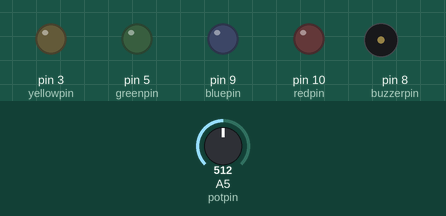
Simulated run of this sketch. Board: Arduino Uno, built with avr-gcc and run on an emulated ATmega328P. On the bench: output pins drawn as LEDs (lit = HIGH), buzzer (waves = sounding). Inputs (shaded band) come from the test bench; at power-on: A5 (potpin) = 512.

Above: at 3.3 s.
3.4 s: A5 (potpin) set to 122
At 5.3 s:
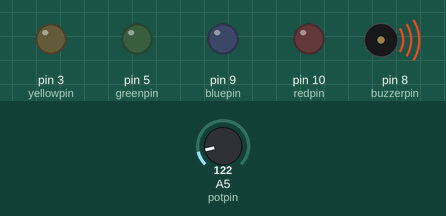
At 6.26 s:
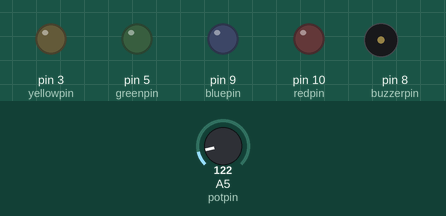
6.9 s: A5 (potpin) set to 0
Timing chart, 0 to 16.2 s (numbered marks = the images above; inputs shaded):
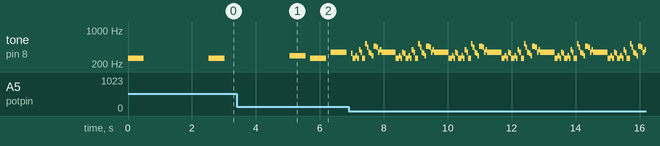

The sketch:

NguyenM_CSCI3511_Lab14PassiveBuzzer.ino
```cpp
#include "pitches.h"
int redpin = 10;
int bluepin = 9;
int greenpin = 5;
int yellowpin = 3;
int potpin = A5;


int buzzerpin = 8;
//notes in melody
int Freq[] = { NOTE_C4, NOTE_C4, NOTE_D4, NOTE_C4, NOTE_F4,
NOTE_E4, NOTE_C4, NOTE_C4, NOTE_D4, NOTE_C4, NOTE_G4,
NOTE_F4, NOTE_C4, NOTE_C4, NOTE_C5, NOTE_A4, NOTE_F4,
NOTE_E4, NOTE_D4, NOTE_AS4, NOTE_AS4, NOTE_A4, NOTE_F4,
NOTE_G4, NOTE_F4 };
int sizeOfFreq = sizeof(Freq)/sizeof(int);
int duration = 500;
int delayVal;

void setup() {
  // put your setup code here, to run once:
  pinMode(buzzerpin, OUTPUT);
  pinMode(redpin, OUTPUT);
  pinMode(bluepin, OUTPUT);
  pinMode(greenpin, OUTPUT);
  pinMode(yellowpin, OUTPUT);
}

void loop() {
  // put your main code here, to run repeatedly:
  for (int i = 0; i < sizeOfFreq; i++){
    int potvalue = analogRead(potpin);
    delayVal = map(potvalue, 0, 1023, 50, 5000);

    if (Freq[i] == NOTE_C4 || Freq[i] == NOTE_E4){
      analogWrite(yellowpin, 255);
      tone(buzzerpin, Freq[i], duration);
      analogWrite(yellowpin, 0);

    }
    else if (Freq[i] == NOTE_F4 || Freq[i] == NOTE_D4){
      analogWrite(greenpin, 255);
      tone(buzzerpin, Freq[i], duration);
      analogWrite(greenpin, 0);
    }
    else if (Freq[i] == NOTE_G4 || Freq[i] == NOTE_A4){
      analogWrite(bluepin, 255);
      tone(buzzerpin, Freq[i], duration);
      analogWrite(bluepin, 0);
    }
    else if (Freq[i] == NOTE_AS4 || Freq[i] == NOTE_C5){
      analogWrite(redpin, 255);
      tone(buzzerpin, Freq[i], duration);
      analogWrite(redpin, 0);
    }


    delay(delayVal);
  }
  delay(400);
}
```

pitches.h
```cpp
/*************************************************
   Public Constants
 *************************************************/

#define NOTE_B0 31
#define NOTE_C1 33
#define NOTE_CS1 35
#define NOTE_D1 37
#define NOTE_DS1 39
#define NOTE_E1 41
#define NOTE_F1 44
#define NOTE_FS1 46
#define NOTE_G1 49
#define NOTE_GS1 52
#define NOTE_A1 55
#define NOTE_AS1 58
#define NOTE_B1 62
#define NOTE_C2 65
#define NOTE_CS2 69
#define NOTE_D2 73
#define NOTE_DS2 78
#define NOTE_E2 82
#define NOTE_F2 87
#define NOTE_FS2 93
#define NOTE_G2 98
#define NOTE_GS2 104
#define NOTE_A2 110
#define NOTE_AS2 117
#define NOTE_B2 123
#define NOTE_C3 131
#define NOTE_CS3 139
#define NOTE_D3 147
#define NOTE_DS3 156
#define NOTE_E3 165
#define NOTE_F3 175
#define NOTE_FS3 185
#define NOTE_G3 196
#define NOTE_GS3 208
#define NOTE_A3 220
#define NOTE_AS3 233
#define NOTE_B3 247
#define NOTE_C4 262
#define NOTE_CS4 277
#define NOTE_D4 294
#define NOTE_DS4 311
#define NOTE_E4 330
#define NOTE_F4 349
#define NOTE_FS4 370
#define NOTE_G4 392
#define NOTE_GS4 415
#define NOTE_A4 440
#define NOTE_AS4 466
#define NOTE_B4 494
#define NOTE_C5 523
#define NOTE_CS5 554
#define NOTE_D5 587
#define NOTE_DS5 622
#define NOTE_E5 659
#define NOTE_F5 698
#define NOTE_FS5 740
#define NOTE_G5 784
#define NOTE_GS5 831
#define NOTE_A5 880
#define NOTE_AS5 932
#define NOTE_B5 988
#define NOTE_C6 1047
#define NOTE_CS6 1109
#define NOTE_D6 1175
#define NOTE_DS6 1245
#define NOTE_E6 1319
#define NOTE_F6 1397
#define NOTE_FS6 1480
#define NOTE_G6 1568
#define NOTE_GS6 1661
#define NOTE_A6 1760
#define NOTE_AS6 1865
#define NOTE_B6 1976
#define NOTE_C7 2093
#define NOTE_CS7 2217
#define NOTE_D7 2349
#define NOTE_DS7 2489
#define NOTE_E7 2637
#define NOTE_F7 2794
#define NOTE_FS7 2960
#define NOTE_G7 3136
#define NOTE_GS7 3322
#define NOTE_A7 3520
#define NOTE_AS7 3729
#define NOTE_B7 3951
#define NOTE_C8 4186
#define NOTE_CS8 4435
#define NOTE_D8 4699
#define NOTE_DS8 4978
```

Measured:
- by itself, tone on pin 8 (buzzerpin): plays 330 Hz for 0.05 s, 262 Hz for 0.10 s, 294 Hz for 0.05 s, 262 Hz for 0.05 s, 392 Hz for 0.05 s, 349 Hz for 0.05 s … (121 notes in this stretch)
